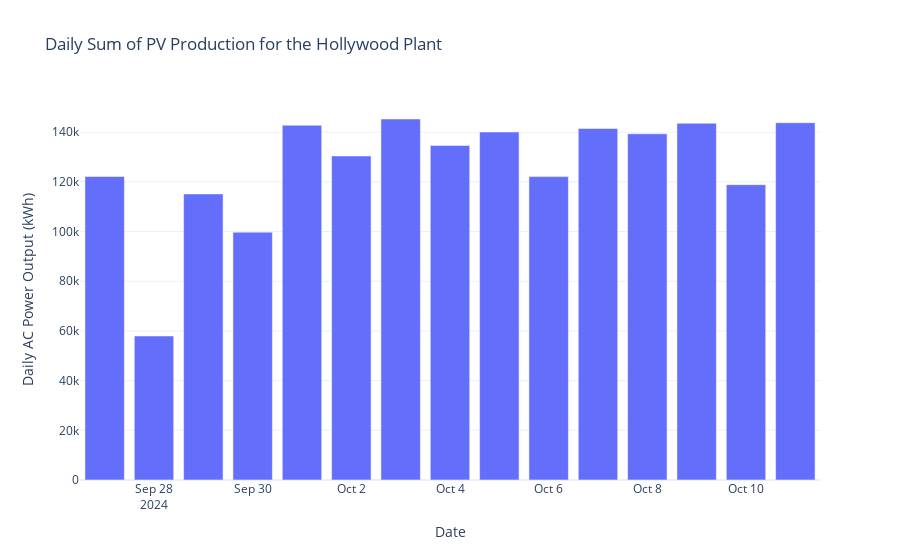

This figure's notebook cell:
### Code cell
import plotly.express as px

# Resample the DataFrame to get daily sums
daily_pv_production = pv_production_df.resample('D', on='date').sum().reset_index()

# Create the plot using Plotly
fig = px.bar(
    daily_pv_production, 
    x='date', 
    y='ac_power_kw', 
    title='Daily Sum of PV Production for the Hollywood Plant',
    labels={'date': 'Date', 'ac_power_kw': 'Daily AC Power Output (kWh)'}
)

# Update layout for better readability
fig.update_layout(
    xaxis_title='Date',
    yaxis_title='Daily AC Power Output (kWh)',
    template='plotly_white',
    hovermode='x'
)

# Show the plot
fig.show()

### Figure 1 — Plotly figure (JSON) as saved in the notebook; plotly's stock layout.template omitted (floating-point values rounded to 4 significant figures)
{"data": [{"alignmentgroup": "True", "hovertemplate": "Date=%{x}<br>Daily AC Power Output (kWh)=%{y}<extra></extra>", "legendgroup": "", "marker": {"color": "#636efa", "pattern": {"shape": ""}}, "name": "", "offsetgroup": "", "orientation": "v", "showlegend": false, "textposition": "auto", "type": "bar", "x": ["2024-09-27T00:00:00+00:00", "2024-09-28T00:00:00+00:00", "2024-09-29T00:00:00+00:00", "2024-09-30T00:00:00+00:00", "2024-10-01T00:00:00+00:00", "2024-10-02T00:00:00+00:00", "2024-10-03T00:00:00+00:00", "2024-10-04T00:00:00+00:00", "2024-10-05T00:00:00+00:00", "2024-10-06T00:00:00+00:00", "2024-10-07T00:00:00+00:00", "2024-10-08T00:00:00+00:00", "2024-10-09T00:00:00+00:00", "2024-10-10T00:00:00+00:00", "2024-10-11T00:00:00+00:00"], "xaxis": "x", "y": [122200.0, 57970.0, 115100.0, 99760.0, 142800.0, 130400.0, 145300.0, 134700.0, 140100.0, 122100.0, 141500.0, 139400.0, 143600.0, 118900.0, 143800.0], "yaxis": "y"}], "layout": {"barmode": "relative", "hovermode": "x", "legend": {"tracegroupgap": 0}, "title": {"text": "Daily Sum of PV Production for the Hollywood Plant"}, "xaxis": {"anchor": "y", "domain": [0, 1], "title": {"text": "Date"}}, "yaxis": {"anchor": "x", "domain": [0, 1], "title": {"text": "Daily AC Power Output (kWh)"}}}}
